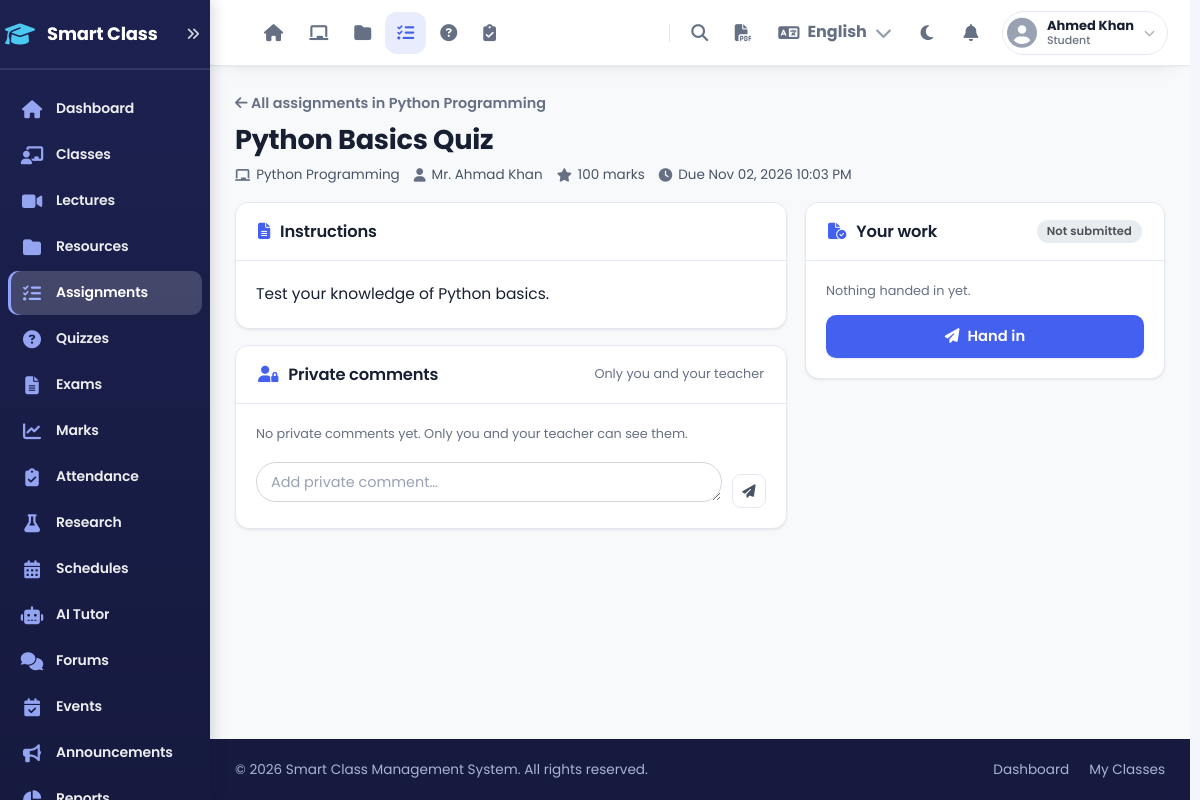
/pages/assignments/view.php?id=1 (signed in), run on the app's committed database.
### tables this page shows
CREATE TABLE classes (
    id INT UNSIGNED AUTO_INCREMENT PRIMARY KEY,
    teacher_id INT UNSIGNED NOT NULL,
    class_name VARCHAR(100) NOT NULL,
    class_code VARCHAR(20) NOT NULL UNIQUE,
    description TEXT,
    tags VARCHAR(255) DEFAULT NULL,
    image VARCHAR(255) DEFAULT NULL,
    stream_permission ENUM('post', 'comment', 'teacher_only') NOT NULL DEFAULT 'comment' COMMENT 'post = students post + comment, comment = students comment only, teacher_only = read only',
    require_approval TINYINT(1) NOT NULL DEFAULT 1 COMMENT '1 = students who use the class code wait for teacher approval',
    theme VARCHAR(20) NOT NULL DEFAULT 'auto',
    is_active TINYINT(1) NOT NULL DEFAULT 1,
    year_id INT UNSIGNED DEFAULT NULL,
    ai_students TINYINT(1) NOT NULL DEFAULT 1 COMMENT 'students may use AI helpers in this class',
    created_at DATETIME NOT NULL DEFAULT CURRENT_TIMESTAMP,
    updated_at DATETIME NOT NULL DEFAULT CURRENT_TIMESTAMP ON UPDATE CURRENT_TIMESTAMP,
    FOREIGN KEY (teacher_id) REFERENCES users(id) ON DELETE CASCADE,
    INDEX idx_teacher (teacher_id),
    INDEX idx_code (class_code)
);

CREATE TABLE assignments (
    id INT UNSIGNED AUTO_INCREMENT PRIMARY KEY,
    class_id INT UNSIGNED NOT NULL,
    topic_id INT UNSIGNED DEFAULT NULL,
    teacher_id INT UNSIGNED NOT NULL,
    title VARCHAR(200) NOT NULL,
    description TEXT,
    due_date DATETIME,
    max_marks INT UNSIGNED DEFAULT 100,
    rubric TEXT DEFAULT NULL COMMENT 'JSON list of criteria - points add up to max_marks',
    release_mode ENUM('instant', 'manual') NOT NULL DEFAULT 'instant',
    results_released_at DATETIME DEFAULT NULL,
    created_at DATETIME NOT NULL DEFAULT CURRENT_TIMESTAMP,
    updated_at DATETIME NOT NULL DEFAULT CURRENT_TIMESTAMP ON UPDATE CURRENT_TIMESTAMP,
    FOREIGN KEY (topic_id) REFERENCES class_topics(id) ON DELETE SET NULL,
    FOREIGN KEY (class_id) REFERENCES classes(id) ON DELETE CASCADE,
    FOREIGN KEY (teacher_id) REFERENCES users(id) ON DELETE CASCADE,
    INDEX idx_class (class_id),
    INDEX idx_due (due_date)
);

CREATE TABLE users (
    id INT UNSIGNED AUTO_INCREMENT PRIMARY KEY,
    name VARCHAR(100) NOT NULL,
    email VARCHAR(100) NOT NULL UNIQUE,
    email_verified_at DATETIME DEFAULT NULL COMMENT 'proved by signing in with an emailed code',
    password VARCHAR(255) NOT NULL,
    role ENUM('teacher', 'student') NOT NULL DEFAULT 'student',
    is_admin TINYINT(1) NOT NULL DEFAULT 0 COMMENT 'school super admin (a teacher)',
    photo VARCHAR(255) DEFAULT NULL,
    lang CHAR(2) NOT NULL DEFAULT '' COMMENT 'interface language: en, ps (Pashto), fa (Dari); empty = school default',
    email_token VARCHAR(64) DEFAULT NULL COMMENT 'secret for one-click unsubscribe links',
    is_approved TINYINT(1) NOT NULL DEFAULT 0 COMMENT '0=pending, 1=approved',
    is_active TINYINT(1) NOT NULL DEFAULT 1,
    totp_secret VARCHAR(255) DEFAULT NULL,
    totp_enabled TINYINT(1) NOT NULL DEFAULT 0,
    totp_last_step INT UNSIGNED NOT NULL DEFAULT 0,
    guardian_name VARCHAR(100) DEFAULT NULL,
    guardian_email VARCHAR(100) DEFAULT NULL,
    guardian_phone VARCHAR(40) DEFAULT NULL,
    guardian_alerts TINYINT(1) NOT NULL DEFAULT 1,
    last_login DATETIME DEFAULT NULL,
    created_at DATETIME NOT NULL DEFAULT CURRENT_TIMESTAMP,
    updated_at DATETIME NOT NULL DEFAULT CURRENT_TIMESTAMP ON UPDATE CURRENT_TIMESTAMP,
    INDEX idx_email (email),
    INDEX idx_role (role),
    INDEX idx_approved (is_approved)
);

### config/db.php (called while the page is built, shortened)
<?php
class Database {
    private $pdo;
    public function __construct() {
        $dsn = "mysql:host=" . DB_HOST . ";dbname=" . DB_NAME . ";charset=" . DB_CHARSET;
        try {
            $this->pdo = new PDO($dsn, DB_USER, DB_PASS, [
                PDO::ATTR_ERRMODE => PDO::ERRMODE_EXCEPTION,
                PDO::ATTR_DEFAULT_FETCH_MODE => PDO::FETCH_ASSOC,
                PDO::ATTR_EMULATE_PREPARES => false
            ]);
        } catch (PDOException $e) {
            die("Database Connection Failed: " . $e->getMessage());
        }
    }
    public function query($sql, $params = []) {
        $this->stmt = $this->pdo->prepare($sql);
        $this->stmt->execute($params);
        return $this->stmt;
    }
    public function fetchOne($sql, $params = []) {
        return $this->query($sql, $params)->fetch();
    }
}
function formatDate($date, $format = 'Y-m-d') {
    return date($format, strtotime($date));
}
$db = new Database();
require_once dirname(__DIR__) . '/includes/functions.php';

### includes/auth.php (called while the page is built, shortened)
<?php
require_once dirname(__DIR__) . '/config/db.php';
$current_user_id = $_SESSION['user_id'];
$current_user_role = $_SESSION['user_role'] ?? 'student';
function isTeacher() {
    return ($_SESSION['user_role'] ?? '') === 'teacher';
}

### includes/classes.php (called while the page is built, shortened)
<?php
function getAccessibleClass($class_id, $user_id, $role) {
    global $db;
    $class_id = (int) $class_id;
    $arch = !empty($GLOBALS['sc_view_archived']) ? 1 : 0;
    if ($role === 'teacher') {
        $class = $db->fetchOne(
            "SELECT c.*, u.name AS teacher_name, ct.role AS teacher_role FROM classes c
             INNER JOIN users u ON c.teacher_id = u.id
             INNER JOIN class_teachers ct ON ct.class_id = c.id AND ct.teacher_id = ?
             WHERE c.id = ? AND (c.is_active = 1 OR ? = 1)",
            [$user_id, $class_id, $arch]
        );
    } else {
        $class = $db->fetchOne(
            "SELECT c.*, u.name AS teacher_name FROM classes c
             INNER JOIN users u ON c.teacher_id = u.id
             INNER JOIN class_members cm ON cm.class_id = c.id AND cm.student_id = ?
             WHERE c.id = ? AND (c.is_active = 1 OR ? = 1)",
            [$user_id, $class_id, $arch]
        );
    }
    $class['is_archived'] = empty($class['is_active']);
    $class['is_owner'] = ($role === 'teacher');
    $class['teacher_role'] = $class['teacher_role'] ?? null;
    $class['is_primary'] = $class['teacher_role'] === 'owner';
    return $class;
}

### includes/i18n.php (called while the page is built, shortened)
<?php
function i18nLang() {
    static $lang = null;
    if ($lang !== null) return $lang;
    return $lang = 'en';
}
function t($english) {
    $l = i18nLang(); if ($l === 'en') return $english;
    $e = i18nStrings()[$english] ?? null;
    return $e ? ($e[$l === 'ps' ? 0 : 1] ?: $english) : $english;
}

### pages/assignments/_detail_student.php (the view, shortened to what this page needs)
<?php
$aid = (int) $assignment['id']; $max = (int) $assignment['max_marks'];
$st = submissionStatus($mine, $assignment['due_date']);
$released = resultsReleased($assignment);
$held = $st === 'graded' && !$released;
$due_txt = $assignment['due_date'] ? formatDate($assignment['due_date'], 'M d, Y h:i A') : null;
?>
<header class="asg-head">
    <a class="back-link" href="<?php ob_start(); ?>view.php?class_id=<?php echo (int) $class['id']; ?><?php echo htmlspecialchars(backUrl(ob_get_clean())); ?>"><i class="fas fa-arrow-left"></i> <?php echo t('All assignments in'); ?> <?php echo htmlspecialchars($class['class_name']); ?></a>
    <div class="asg-head-row"><div class="asg-title"><h1><?php echo htmlspecialchars($assignment['title']); ?></h1>
        <div class="asg-chips"><span class="chip-i"><i class="fas fa-chalkboard"></i> <?php echo htmlspecialchars($class['class_name']); ?></span>
            <span class="chip-i"><i class="fas fa-user"></i> <?php echo htmlspecialchars($class['teacher_name']); ?></span>
            <span class="chip-i"><i class="fas fa-star"></i> <?php echo $max; ?> <?php echo t('marks'); ?></span>
            <span class="chip-i<?php echo $past_due && !$mine ? ' bad' : ''; ?>"><i class="fas fa-clock"></i> <?php echo $due_txt ? ($past_due ? t('Closed') . ' · ' : t('Due') . ' ') . $due_txt : t('No due date'); ?></span></div></div></div>
</header>
<div class="asg-cols">
    <div class="asg-main">
        <section class="content-card asg-card"><div class="card-head"><h2><i class="fas fa-file-lines"></i> <?php echo t('Instructions'); ?></h2></div>
            <div class="card-inner"><?php if (trim((string) $assignment['description']) !== ''): ?><div class="asg-text"><?php echo richText($assignment['description']); ?></div>
                <?php else: ?><p class="form-hint" style="margin:0;"><?php echo t('Your teacher did not write instructions.'); ?></p><?php endif; ?></div></section>
        <section class="content-card asg-card" id="comments"><div class="card-head"><h2><i class="fas fa-user-lock"></i> <?php echo t('Private comments'); ?></h2><span class="form-hint" style="margin:0;"><?php echo t('Only you and your teacher'); ?></span></div>
            <div class="card-inner"><?php echo privateThread($threads[$current_user_id] ?? [], $current_user_id, $pc_errors[$current_user_id] ?? ''); ?></div></section>
    </div>
    <aside class="asg-side">
        <section class="content-card asg-card your-work state-<?php echo $held ? 'held' : $st; ?>">
            <div class="card-head"><h2><i class="fas fa-file-circle-check"></i> <?php echo t('Your work'); ?></h2><span class="status-badge <?php echo $held ? 'held' : $st; ?>"><?php echo t($status_labels[$held ? 'held' : $st]); ?></span></div>
            <div class="card-inner">
            <?php if ($st === 'returned'): ?>
                <div class="grade-banner wait" style="margin-bottom:12px;"><i class="fas fa-rotate-left"></i><div><strong><?php echo t('Your teacher asked for changes'); ?></strong>
                    <div class="prewrap"><?php echo htmlspecialchars((string) $mine['return_note']); ?></div></div></div>
            <?php elseif ($held): ?>
                <p class="form-hint" style="margin:0 0 10px;"><i class="fas fa-hourglass-half"></i> <?php echo t('Your work has been graded. Your teacher will release the results soon — you will get a notification and an email.'); ?></p>
            <?php elseif ($st === 'missing'): ?>
                <p class="form-hint" style="margin:0 0 10px;"><?php echo t('The due date has passed and nothing was handed in. You can still hand it in late.'); ?></p>
            <?php elseif ($st === 'pending'): ?>
                <p class="form-hint" style="margin:0 0 10px;"><?php echo t('Nothing handed in yet.'); ?></p>
            <?php endif; ?>
            <?php if ($st !== 'graded'): ?>
                <a href="submit.php?id=<?php echo $aid; ?>" class="btn-app asg-cta"><i class="fas fa-paper-plane"></i>
                    <?php echo t($st === 'returned' ? 'Fix it and hand in again' : ($mine ? 'Edit and hand in again' : ($past_due ? 'Hand in late' : 'Hand in'))); ?></a>
            <?php endif; ?>
            </div>
        </section>
    </aside>
</div>

### assets/css/dashboard.css (style rules this page uses)
:root { --primary: #4361ee; --primary-dark: #3a56d4; --secondary: #7209b7; --accent: #4cc9f0; --success: #06d6a0; --warning: #ffd166; --danger: #ef476f; --dark: #1a1a2e; --light: #f8f9fa; --gray-100: #f8f9fa; --gray-200: #e9ecef; --gray-300: #dee2e6; --gray-600: #6c757d; --gray-800: #343a40; --sidebar-width-lg: 210px; --sidebar-width-sm: 70px; --header-height: 70px; --border-radius: 8px; --transition-base: 0.3s ease; --transition-fast: 0.2s ease; --transition-slow: 0.5s ease; --shadow-sm: 0 2px 4px rgba(0, 0, 0, 0.1); --shadow-md: 0 4px 6px rgba(0, 0, 0, 0.1); --shadow-lg: 0 10px 25px rgba(0, 0, 0, 0.15); --shadow-xl: 0 20px 40px rgba(0, 0, 0, 0.2); --shadow-inner: inset 0 2px 4px rgba(0, 0, 0, 0.06); --z-overlay: 998; --z-sidebar: 1000; --z-header: 900; --z-dropdown: 1001; --z-tooltip: 1100; --z-profile-dropdown: 9999; --z-modal: 1101; }
* { margin: 0; padding: 0; box-sizing: border-box; }
body { font-family: "Times New Roman", Times, serif; background: linear-gradient(135deg, #f5f7fa 0%, #c3cfe2 100%); min-height: 100vh; color: var(--dark); overflow-x: hidden; line-height: 1.5; }

### data on the page
classes: class_name "Python Programming", teacher.name "Mr. Ahmad Khan"
assignments: title "Python Basics Quiz", max_marks "100", due_date "Nov 02, 2026 10:03 PM", due_date "Not submitted", due_date "Hand in"

### other printed values
APP_NAME === 'SmartClass' ? 'Smart Class' : APP_NAME "Smart Class"
$hdr_m['title'] "Classes"
$hdr_m['title'] "Lectures"
$hdr_m['title'] "Resources"
$hdr_m['title'] "Assignments"
$hdr_m['title'] "Quizzes"
$hdr_m['title'] "Exams"
$hdr_m['title'] "Marks"
$hdr_m['title'] "Attendance"
$hdr_m['title'] "Research"
$hdr_m['title'] "Schedules"
$hdr_m['title'] "AI Tutor"
$hdr_m['title'] "Forums"
$hdr_m['title'] "Events"
$hdr_m['title'] "Announcements"
